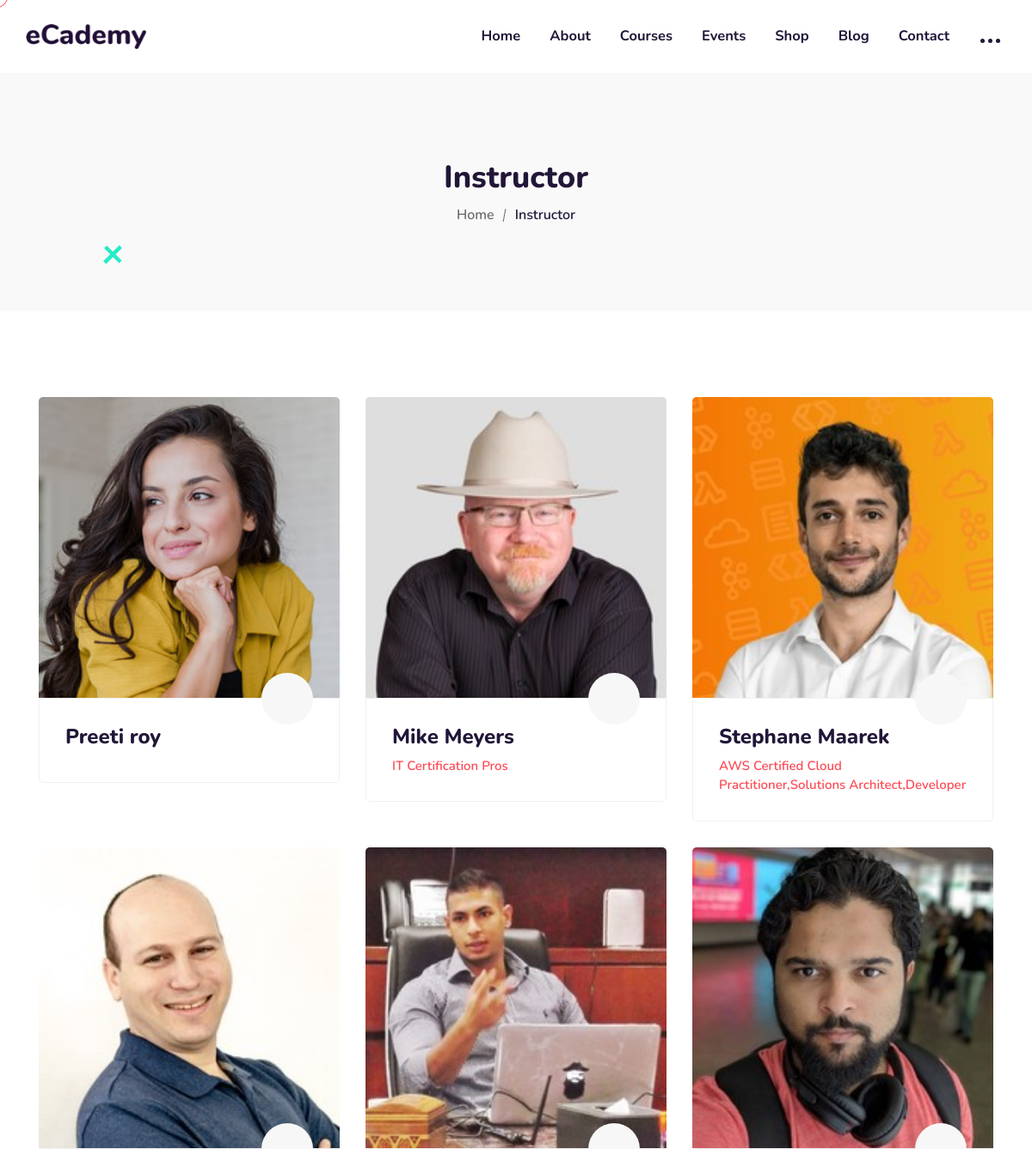
Before: /instructors/ (upper part) with the older database file.
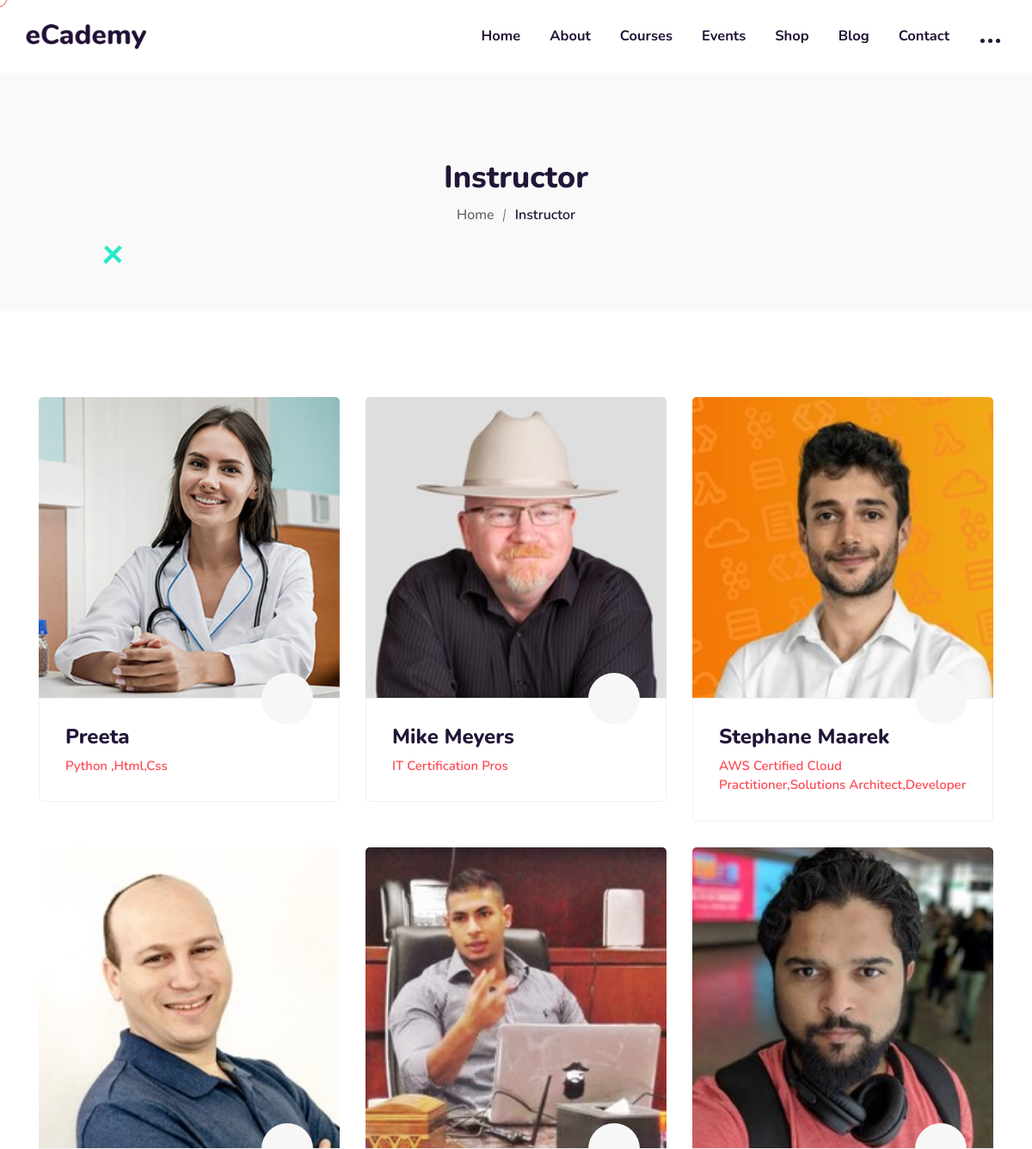
After: the same page with the newer database file.
### user_profile/models.py (models this page shows, shortened)
class instructor(models.Model):
    user = models.OneToOneField(User,on_delete=models.CASCADE,related_name="user")
    name=models.CharField(max_length=100)
    slug=models.SlugField(max_length=1000,unique=True)
    email=models.EmailField()
    img=models.ImageField(blank=True,upload_to='image/user_profile/')
    expert=models.TextField()
    about=models.TextField()
    facebook=models.URLField(max_length=200,null=True)
    twitter=models.URLField(max_length=200,null=True)
    youtube=models.URLField(max_length=200,null=True)
    linkedin=models.URLField(max_length=200,null=True)

### user_profile/views.py (the view)
# urls.py: path('instructors/', views.instructors, name='instructors'),
def instructors(request):
    inst=instructor.objects.all()
    res={'instructor':inst}
    return  render(request,'instructor.html',res)

### user_profile/templates/instructor.html (shortened to what the changed rows need)
{% extends 'basic.html' %}
{% block body %}
{% load static %}
<div class="page-title-area">
    <div class="container">
        <div class="page-title-content">
            <h2>Instructor</h2>
        </div>
    </div>
</div>
<div class="page-area">
    <div id="post-312" class="post-312 page type-page status-publish hentry pmpro-has-access">
        <div class="entry-content ecademy-Instructor-un">
            <div data-elementor-type="wp-page" data-elementor-id="312" class="elementor elementor-312"
                 data-elementor-settings="[]">
                <div class="elementor-inner">
                    <div class="elementor-section-wrap">
                        <section
                                class="elementor-section elementor-top-section elementor-element elementor-element-feb7f5e elementor-section-full_width advisor-area pt-100 pb-70 sc-bor-1 elementor-section-height-default elementor-section-height-default"
                                data-id="feb7f5e" data-element_type="section">
                            <div class="elementor-container elementor-column-gap-no">
                                <div class="elementor-row">
                                    <div class="elementor-column elementor-col-100 elementor-top-column elementor-element elementor-element-1fcba63"
                                         data-id="1fcba63" data-element_type="column">
                                        <div class="elementor-column-wrap elementor-element-populated">
                                            <div class="elementor-widget-wrap">
                                                <div class="elementor-element elementor-element-8115dcf elementor-widget elementor-widget-eCademy_Instructors"
                                                     data-id="8115dcf" data-element_type="widget"
                                                     data-widget_type="eCademy_Instructors.default">
                                                    <div class="elementor-widget-container">
                                                        <div class="container">
                                                            <div class="row">
                                                                {% for i in instructor %}
                                                                <div class="col-lg-4 col-md-6 col-sm-6">
                                                                    <div class="start-with-success-box">
                                                                        <div class="image">
                                                                            <a href="{% url 'profile' i.slug %}">
                                                                                {% if i.img|length != 0 %}
                                                                                <img width="590" height="570"
                                                                                     src="/media/{{i.img}}"
                                                                                     class="attachment-ecademy_advisor_thumb_two size-ecademy_advisor_thumb_two"
                                                                                     alt="" loading="lazy"
                                                                                     srcset="/media/{{i.img}} 590w, /media/{{i.img}} 300w"
                                                                                     sizes="(max-width: 590px) 100vw, 590px"/>
                                                                         {% endif %}
                                                                            </a>
                                                                        </div>
                                                                        <div class="content">
                                                                            <a href="{% url 'profile' i.slug %}"
                                                                               class="link-btn"><i
                                                                                    class="flaticon-right"></i></a>
                                                                            <h3>{{i.name|capfirst}}</h3>
                                                                            <span>{{i.expert|capfirst}}</span>
                                                                        </div>
                                                                    </div>
                                                                </div>
                                                               {% endfor %}
                                                            </div>
                                                        </div>
                                                    </div>
                                                </div>
                                            </div>
                                        </div>
                                    </div>
                                </div>
                            </div>
                        </section>
                    </div>
                </div>
            </div>
        </div>
    </div>
</div>
{% endblock body %}

Changed rows visible on the page:
changed instructor: img: a different picture; name "Preeti roy" → "Preeta"; expert (not shown) → "Python ,Html,Css"
